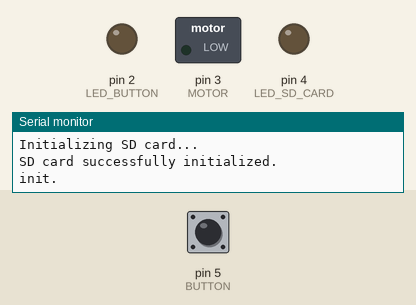
The sketch below on a simulated Arduino Nano, built with avr-gcc and run on an emulated ATmega328P. On the bench: switched loads named in the sketch (green lamp = pin HIGH), output pins drawn as LEDs (lit = HIGH), the last lines printed to the serial monitor. Inputs (shaded band) come from the test bench; at power-on: pin 5 (BUTTON) HIGH. Storage starts empty.

Above: at 1.2 s.
1.3 s: pin 5 (BUTTON) pulled LOW for 0.15 s
At 31.2 s:
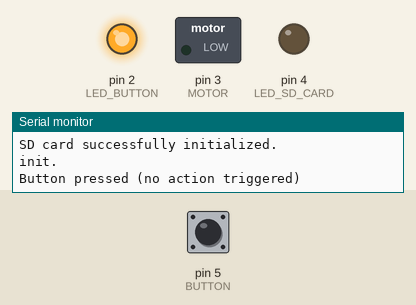
Timing chart, 0 to 31.5 s (numbered marks = the images above; inputs shaded):
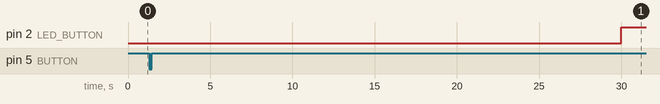

The sketch:

code_with_micro_switch_version_6.ino
```cpp
#include "FONCTION_and_CONST.h"

File logFile; // File object for logging events

void setup() {
    Serial.begin(BAUDERATE);
    //while (!Serial);  // Wait for Serial Monitor to be ready

    // Initialize the SD card
    Serial.println("Initializing SD card...");
    if (!SD.begin(CHIPSELECT)) {
        Serial.println("SD card initialization failed!");
        digitalWrite(LED_SD_CARD, HIGH);
    } else {
        Serial.println("SD card successfully initialized.");
        //logEvent("SD card successfully initialized.");
        digitalWrite(LED_SD_CARD, LOW);
    }

    // Configure pins
    pinMode(MICRO_SW, INPUT_PULLUP);
    pinMode(BUTTON, INPUT_PULLUP);
    pinMode(MOTOR, OUTPUT);
    pinMode(LED_BUTTON, OUTPUT);
    pinMode(LED_SD_CARD, OUTPUT);

    // Ensure the motor is off at startup
    digitalWrite(MOTOR, LOW);

    Serial.println("init.");
    logEvent("init");
    time_log = millis();
}

void loop() {
    bool buttonPressed = PRESS_BUTTON(); // Lire une seule fois l'état du bouton

    if(millis() - time_log > SET_DAY){
        logEvent("5 hours have passed");
        time_log = millis();
    }

    // Log button presses even when they don't activate the motor
    if ((millis() - time_start) < ACTIVATION_TIME) {
        if (buttonPressed) {
            Serial.println("Button pressed (no action triggered)");
            logEvent("Button pressed (no action triggered)");
            delay(20);
        }
        flag_led_on = HIGH;
        //Serial.println("Waiting Mode");
    }
    // Check if the activation time has elapsed
    else {
        if(flag_led_on){
           digitalWrite(LED_BUTTON, HIGH);
          flag_led_on = LOW;
        }
        //Serial.println("Waiting Mode");

        // If the button is pressed and it's the first valid press
        if (buttonPressed && flag_first_press) {

            Serial.println("Motor activated!");
            logEvent("Button pressed - Motor activated");
            digitalWrite(LED_BUTTON, LOW);
            flag_first_press = LOW;
            TURN_ON_MOTOR();

            // Safety check: Stop motor if micro switch is constantly pressed
            if (digitalRead(MICRO_SW) != NO_MICRO_SWITCH) {
                Serial.println("Safety alert: Micro switch constantly pressed! Stopping motor.");
                logEvent("Safety alert: Micro switch constantly pressed - Motor stopped");
                IEC();
                BLINK_FLAG(500);
            }

            time_to_secure = millis();
        }
        //Serial.println("Activation Mode");

        // Keep checking while motor is running and micro switch is not triggered
        while (digitalRead(MOTOR) == HIGH && flag_first_press == LOW) {

            if (PRESS_BUTTON()) {
                Serial.println("Button pressed (while motor running)");
                logEvent("Button pressed (while motor running)");
            }

            // Safety timeout: Stop motor if micro switch does not trigger within safety period
            if ((millis() - time_to_secure) > RESET_TIME_SECURE) {
                Serial.println("Safety timeout: Motor stopped.");
                logEvent("Safety timeout: Motor stopped");
                IEC();
                BLINK_FLAG(2000);
            }

            // Stop motor if the micro switch is triggered
            if (digitalRead(MICRO_SW) != NO_MICRO_SWITCH) {
                digitalWrite(MOTOR, LOW);
                Serial.println("Motor stopped - Micro switch triggered");
                logEvent("Motor stopped - Micro switch triggered");
                time_start = millis();
                flag_first_press = HIGH;
            }
        }
    }
}
```

FONCTION.cpp
```cpp
#include "FONCTION_and_CONST.h"

void TURN_ON_MOTOR() {
    digitalWrite(MOTOR, HIGH);
    delay(MOTOR_DELAY);
}

bool PRESS_BUTTON() {
    if (digitalRead(BUTTON) == LOW && check == LOW) {
        check = HIGH;
        delay(time_bouncing);
    }
    if (digitalRead(BUTTON) == HIGH && check == HIGH) {
        check = LOW;
        return HIGH;
    }
    return LOW;
}

void IEC() {
    digitalWrite(MOTOR, LOW);
    delay(MOTOR_DELAY);
}

void printMotorOffInfo() {
    Serial.println("The motor is OFF");
    Serial.println("The micro switch is activated");
    Serial.print("Time before micro switch: ");
    Serial.println(millis() - time_to_secure);
    Serial.println(" ");
}

void BLINK_FLAG(unsigned int DELAY_BLINK) {
    while(1) {
        digitalWrite(LED_BUTTON, HIGH);
        delay(DELAY_BLINK);
        digitalWrite(LED_BUTTON, LOW);
        delay(DELAY_BLINK);
    }
}

void logEvent(const char* message) {
    File logFile = SD.open("log.txt", FILE_WRITE);
    if (logFile) {
        logFile.print(millis());
        logFile.print(" ms ; ");
        logFile.println(message);
        logFile.close();
    } else {
        Serial.println("Erreur d'écriture sur la carte SD.");
        digitalWrite(LED_SD_CARD, HIGH);
    }
}
```

FONCTION_and_CONST.h
```cpp
#ifndef FONCTION_H
#define FONCTION_H

#include <SPI.h>
#include <SD.h>

#define LED_BUTTON 2
#define MOTOR 3
#define LED_SD_CARD 4
#define BUTTON 5
#define MICRO_SW 6
#define CHIPSELECT 10  // Chip Select pin for the SD card module

/*
 *========== Arduino Nano Pinout ======
 *                      _______
 *                 TXD-|       |-Vin
 *                 RXD-|       |-Gnd
 *                 RST-|       |-RST
 *                 GND-|       |-+5V
 *      LED_BUTTON  D2-|       |-A7
 *           MOTOR  D3-|       |-A6
 *     LED_SD_CARD  D4-|       |-A5
 *          BUTTON  D5-|       |-A4
 *        MICRO_SW  D6-|       |-A3
 *                  D7-|       |-A2
 *                  D8-|       |-A1
 *                  D9-|       |-A0
 *      CHIPSELECT D10-|       |-Ref
 *            MOSI D11-|       |-3.3V to SDcard
 *            MISO D12-|       |-D13  SCK
 *                      --USB--
 */

// Micro switch states
extern bool NC_MICRO_SWITCH;  // Normally closed (NC) micro switch → Connects to GND when unpressed
extern bool NO_MICRO_SWITCH;  // Normally open (NO) micro switch → Connects to VCC when unpressed

// Timing and communication settings
extern int8_t time_bouncing;           // Button debounce delay (ms)
extern const unsigned long BAUDERATE;                   // Serial communication baud rate
extern const unsigned long ACTIVATION_TIME;    // Time before the button can be pressed again (ms)
extern const unsigned long RESET_TIME_SECURE;  // Safety timeout: stops motor if micro switch is stuck (ms)
extern const unsigned long SET_DAY; // 5 hour in ms to log a day passed
extern int16_t MOTOR_DELAY;              // Delay to allow micro switch to release after motor stops (ms)
extern int16_t DELAY_BEFORE_SLEEP;       // Delay before entering low-power mode (ms)


// Variables for button press handling
extern bool check;               // Flag to detect button press
extern unsigned long time_start;  // Timer to disable button activation after use
extern unsigned long time_to_secure; // Timer for motor emergency stop if needed
extern unsigned long time_log;
extern bool flag_first_press;     // Flag to track the first button press after activation
extern bool flag_led_on;


void TURN_ON_MOTOR();// Function to turn on the motor
bool PRESS_BUTTON();// Function to detect and debounce button press
void IEC();// Function for Immediate Engine Cutoff (IEC) - Stops the motor immediately
void printMotorOffInfo();// Function to print motor shutdown information to the serial monitor
void BLINK_FLAG(unsigned int DELAY_BLINK);// Function to blink the LED as an indicator (e.g., for errors or warnings)
void logEvent(const char* message);// Function to log events to the SD card

#endif
```

const.cpp
```cpp
#include "FONCTION_and_CONST.h"

bool NC_MICRO_SWITCH = LOW;  // Initialisation ici
bool NO_MICRO_SWITCH = HIGH;

int8_t time_bouncing = 50;
const unsigned long BAUDERATE = 115200;
const unsigned long ACTIVATION_TIME = 30000;
const unsigned long RESET_TIME_SECURE = 5000;
const unsigned long SET_DAY = 3600000*5; // 5 hour in ms to declare a day passed
int16_t MOTOR_DELAY = 1000;
int16_t DELAY_BEFORE_SLEEP = 1000;

bool check = LOW;
unsigned long time_start = 0;
unsigned long time_to_secure = 0;
unsigned long time_log = 0;
bool flag_first_press = HIGH;
bool flag_led_on = HIGH;
```
